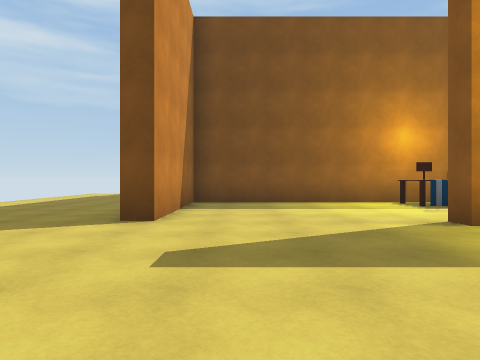
view 1 (above)

16 first-person views from a walk through a scene from a Unity 3-D project. The camera is 1.2 m above the floor, looks level and sees 70° across. The floor is counted in squares, 2 m on a side. Each view is taken from the middle of a square. On the plan, view 1 faces up. The plan holds only what a view shows up to about 10 squares ahead; the rest is blank. The place goes on beyond the plan. The player character is not drawn.

view 2
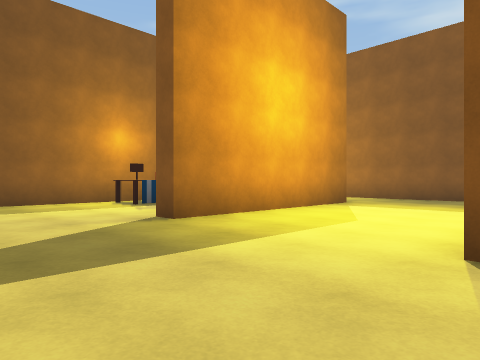

view 3
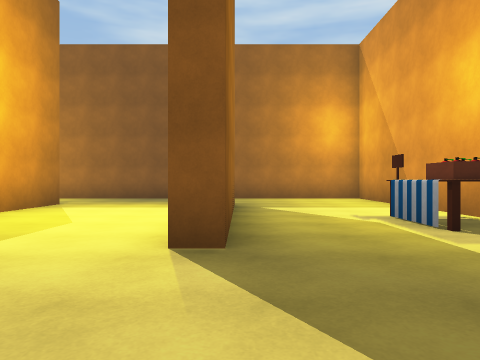

view 4
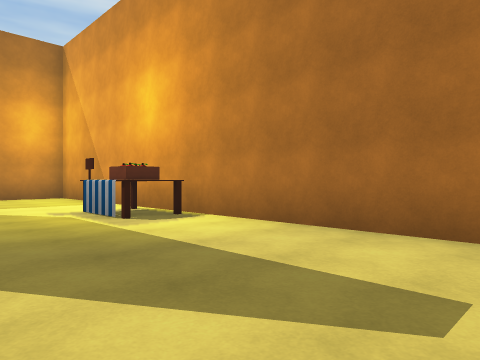

view 5
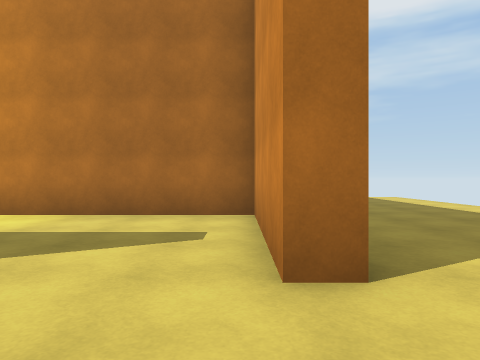

view 6
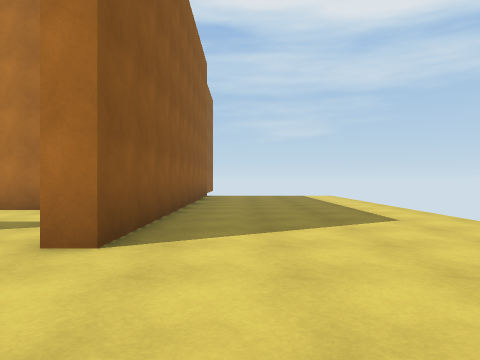

view 7
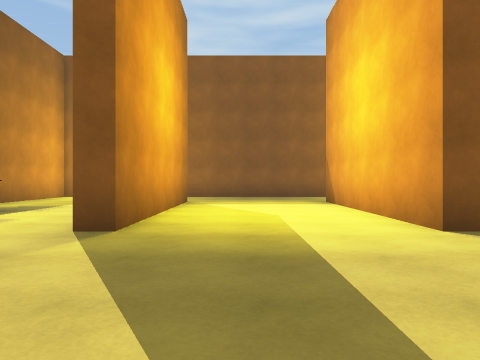

view 8
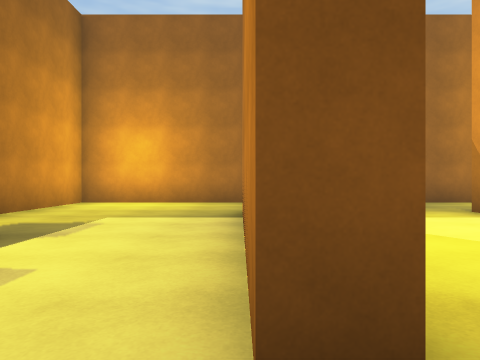

view 9
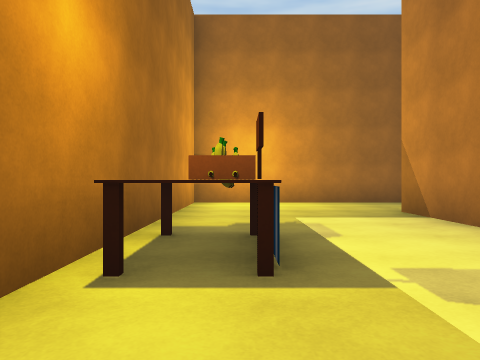

view 10
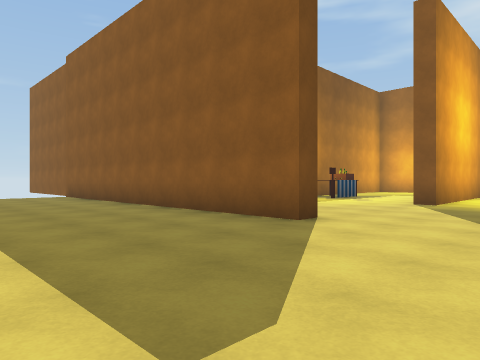

view 11
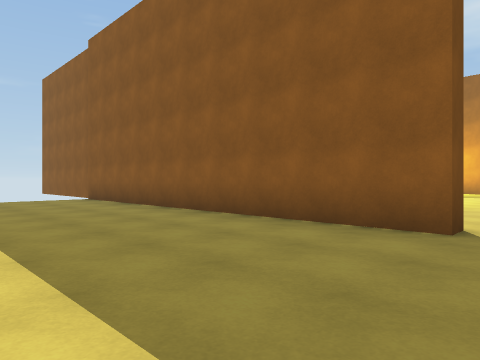

view 12
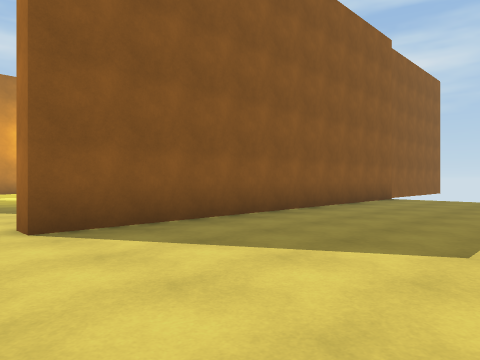

view 13
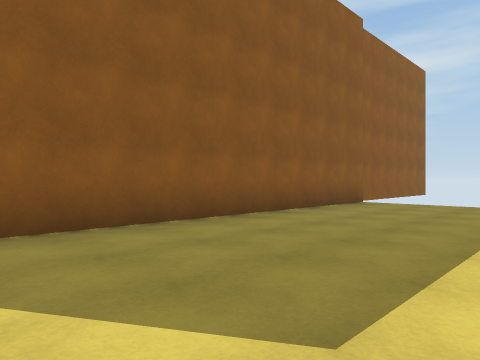

view 14
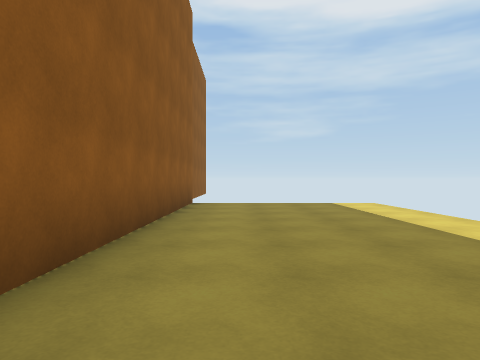

view 15
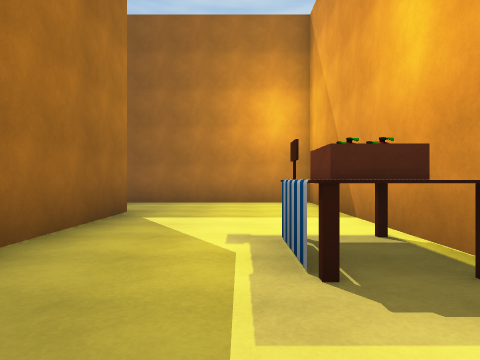

view 16
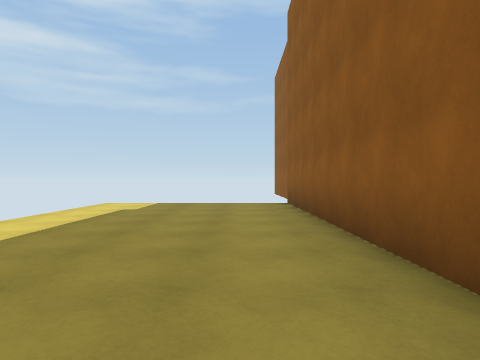

### Floor plan
Points are (right, up) in squares from view 1. A wall is a line through its corners. A room is listed if a view was taken in it or the views show most of it. See-through windows are left out.
Room 1 (views 1, 2, 3, 4, 5, 6, 7, 8, 9, 10, 11, 12, 13, 14, 15, 16)
walls: (8.5, 4.4) (3, 4.4) (3, 5) (8.5, 5); (8.5, 0.1) (3, 0.1) (3, 0.6) (8.5, 0.6); (-1.8, -10) (-1.8, 0) (-1.2, 0) (-1.2, -3.9) (11.1, -3.9) (11.1, 9.2) (-1.2, 9.2) (-1.2, 5) (-1.8, 5) (-1.8, 15)
ways out: gap at (5, 9)
objects: other object (4, -3); other object (4, 8); other object (5, -3); other object (5, 8)

Positions as (right, up) in squares from view 1, and headings:
1: (0, 0), facing up
2: (0, 0), facing up-right
3: (0, 0), facing right
4: (-1, 0), facing down-right
5: (-1, 2), facing down
6: (-3, 3), facing down
7: (-1, 3), facing right
8: (2, 5), facing right
9: (2, 8), facing right
10: (-6, 2), facing up-right
11: (-6, 4), facing up-right
12: (-6, 1), facing down-right
13: (-6, -1), facing down-right
14: (-3, -1), facing down
15: (2, -2), facing right
16: (-3, 6), facing up
